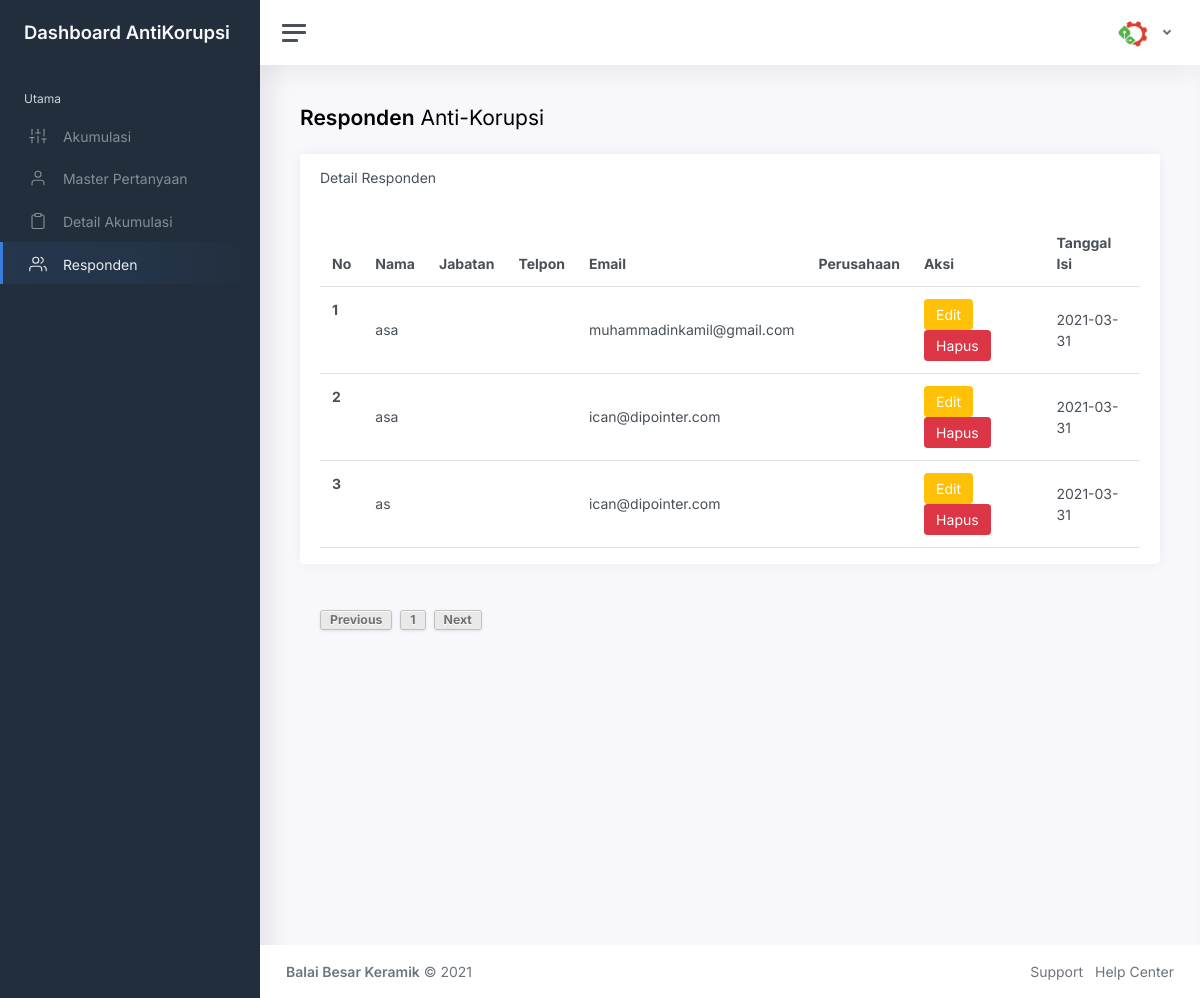
Before: /responden.php with the older database file.
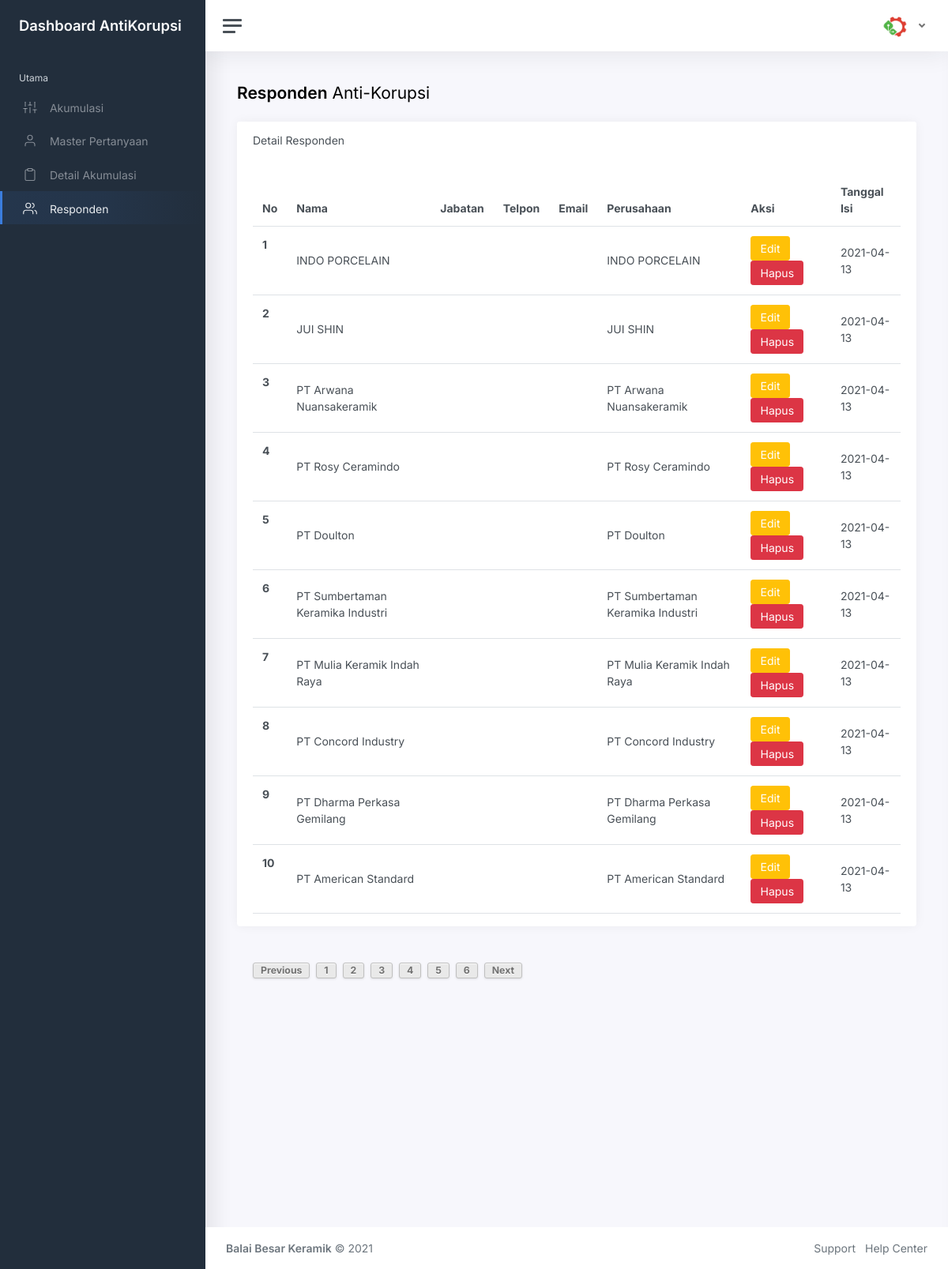
After: the same page with the newer database file.
### tables this page shows
CREATE TABLE `responden` (
  `idResponden` varchar(255) NOT NULL,
  `namaResponden` varchar(255) NOT NULL,
  `profesiResponden` varchar(255) DEFAULT NULL,
  `phoneResponden` varchar(255) NOT NULL,
  `emailResponden` varchar(255) NOT NULL,
  `perusahaanResponden` varchar(255) DEFAULT NULL,
  `dateCreate` date NOT NULL
);

### koneksi.php (called while the page is built, shortened)
<?php
$servername = "localhost";
$username = "root";
$password = "merdeka";
$db ="korupsi";
$conn = mysqli_connect($servername, $username, $password, $db);
function queryResponden(){
	global $conn;
		$ambil = mysqli_query($conn,"SELECT * FROM responden");
		return $ambil;
}
function limitResponden($halaman_awal, $batas){
	global $conn;
		$ambil = mysqli_query($conn,"select * from responden limit $halaman_awal, $batas");
		return $ambil;
}
?>

### responden.php (the view, shortened to what this page needs)
<?php
require_once "koneksi.php";
		$dataPakan= getResponden();
		$dataJumlah= queryResponden();
    $no = 1;
	$batas = 10;
	$halaman = isset($_GET['halaman'])?(int)$_GET['halaman'] : 1;
	$halaman_awal = ($halaman>1) ? ($halaman * $batas) - $batas : 0;
	$previous = $halaman - 1;
	$next = $halaman + 1;
	$jumlah_data = mysqli_num_rows($dataJumlah);
	$total_halaman = ceil($jumlah_data/$batas);
	$limitData=limitResponden($halaman_awal, $batas);
?>
<!DOCTYPE html>
<html lang="en">
<head>
	<link href="css/app.css" rel="stylesheet">
	<link rel="stylesheet" href="//code.jquery.com/ui/1.12.1/themes/base/jquery-ui.css">
</head>
<body>
	<div class="wrapper">
		<nav id="sidebar" class="sidebar">
			<div class="sidebar-content js-simplebar">
				<a class="sidebar-brand" href="index.html">
          <span class="align-middle">Dashboard AntiKorupsi</span>
        </a>
				<ul class="sidebar-nav">
					<li class="sidebar-header">
						Utama
					</li>
					<li class="sidebar-item">
						<a class="sidebar-link" href="akumulasi.php">
              <i class="align-middle" data-feather="sliders"></i> <span class="align-middle">Akumulasi</span>
            </a>
					</li>
					<li class="sidebar-item">
						<a class="sidebar-link" href="pertanyaan.php">
              <i class="align-middle" data-feather="user"></i> <span class="align-middle">Master Pertanyaan</span>
            </a>
					</li>
					<li class="sidebar-item">
						<a class="sidebar-link" href="detail-akumulasi.php">
              <i class="align-middle" data-feather="clipboard"></i> <span class="align-middle">Detail Akumulasi</span>
            </a>
					</li>
					<li class="sidebar-item active">
						<a class="sidebar-link" href="responden.php">
              <i class="align-middle" data-feather="users"></i> <span class="align-middle">Responden</span>
            </a>
					</li>
			</div>
		</nav>
		<div class="main">
			<nav class="navbar navbar-expand navbar-light navbar-bg">
				<a class="sidebar-toggle d-flex">
          <i class="hamburger align-self-center"></i>
        </a>
				<div class="navbar-collapse collapse">
					<ul class="navbar-nav navbar-align">
						<li class="nav-item dropdown">
							<a class="nav-link dropdown-toggle d-none d-sm-inline-block" href="#" data-bs-toggle="dropdown">
                <img src="img/avatars/avatar.jpg" class="avatar img-fluid rounded me-1" alt="Charles Hall" /> <span class="text-dark"><?php echo $_SESSION['username'];?></span>
              </a>
						</li>
					</ul>
				</div>
			</nav>
			<main class="content">
				<div class="container-fluid p-0">
					<div class="row mb-2 mb-xl-3">
						<div class="col-auto d-none d-sm-block">
							<h3><strong>Responden</strong> Anti-Korupsi</h3>
						</div>
					</div>
					<div class="row">
						<div class="col-xl-12 col-xxl-12">
							<div class="card flex-fill w-100">
								<div class="card-header">
									<h5 class="card-title mb-0">Detail Responden</h5>
								</div>
								<div class="card-body py-3">
									<div class="table-responsive">
										<table class="table table-hover my-0 mx-0">
											<thead>
												<tr>
													<th>No</th>
													<th>Nama</th>
													<th>Jabatan</th>
													<th>Telpon</th>
													<th>Email</th>
													<th>Perusahaan</th>
													<th>Aksi</th>
													<th>Tanggal Isi</th>
												</tr>
											</thead>
											<tbody>
									<?php
		  if(!isset($dataPakan)){
			  echo "<h2 class='text-center'> Belum ada data</h2>";
		  }else{
while($row=mysqli_fetch_array($limitData)){
 ?>
    <tr>
      <th><?php print($no++); ?></th>
      <td><?php print($row['namaResponden']);?></td>
      <td><?php print($row['profesiResponden']); ?></td>
      <td><?php print($row['telponResponden']); ?></td>
      <td><?php print($row['emailResponden']); ?></td>
      <td><?php print($row['perusahaanResponden']); ?></td>
	  <td><button type="button" id="<?php print($row['idResponden'])?>" class="ubah-responden btn btn-warning" data-toggle="modal" data-target="#editModal"><i class="edit align-self-center"></i> Edit</button>
	  <button type="button" id="<?php print($row['idResponden'])?>" class="hapus-responden btn btn-danger" data-toggle="modal" data-target="#hapusModal"><i class="delete align-self-center"></i> Hapus</button></td>
	  <td><?php print($row['dateCreate']); ?></td>
    </tr>
		  <?php }
		  }?>
									</tbody>
										</table>
									</div>
								</div>
							</div>
							<div class="pagination">
		  <a class="page" <?php if($halaman > 1){ echo "href='?halaman=$previous'"; } ?>>Previous</a><?php
				for($x=1;$x<=$total_halaman;$x++){
					?>
					<a class="page" href="?halaman=<?php echo $x ?>"><?php echo $x; ?></a>
					<?php
				}
				?>	<a class="page" <?php if($halaman < $total_halaman) { echo "href='?halaman=$next'"; } ?>>Next</a>
	</div>
						</div>
					</div>
				</div>
			</main>
			<footer class="footer">
				<div class="container-fluid">
					<div class="row text-muted">
						<div class="col-6 text-start">
							<p class="mb-0">
								<a href="index.html" class="text-muted"><strong>Balai Besar Keramik</strong></a> &copy; <?php print_r(date('Y'));?>
							</p>
						</div>
						<div class="col-6 text-end">
							<ul class="list-inline">
								<li class="list-inline-item">
									<a class="text-muted" href="#">Support</a>
								</li>
								<li class="list-inline-item">
									<a class="text-muted" href="#">Help Center</a>
								</li>
							</ul>
						</div>
					</div>
				</div>
			</footer>
		</div>
	</div>
</body>
</html>

Changed rows visible on the page:
removed responden: namaResponden "asa", emailResponden "muhammadinkamil@gmail.com", dateCreate "2021-03-31"
removed responden: namaResponden "asa", emailResponden "ican@dipointer.com", dateCreate "2021-03-31"
removed responden: namaResponden "as", emailResponden "ican@dipointer.com", dateCreate "2021-03-31"
added responden: namaResponden "INDO PORCELAIN", perusahaanResponden "INDO PORCELAIN", dateCreate "2021-04-13"
added responden: namaResponden "JUI SHIN", perusahaanResponden "JUI SHIN", dateCreate "2021-04-13"
added responden: namaResponden "PT Arwana Nuansakeramik", perusahaanResponden "PT Arwana Nuansakeramik", dateCreate "2021-04-13"
added responden: namaResponden "PT Rosy Ceramindo", perusahaanResponden "PT Rosy Ceramindo", dateCreate "2021-04-13"
added responden: namaResponden "PT Doulton", perusahaanResponden "PT Doulton", dateCreate "2021-04-13"
added responden: namaResponden "PT Sumbertaman Keramika Industri", perusahaanResponden "PT Sumbertaman Keramika Industri", dateCreate "2021-04-13"
added responden: namaResponden "PT Mulia Keramik Indah Raya", perusahaanResponden "PT Mulia Keramik Indah Raya", dateCreate "2021-04-13"
added responden: namaResponden "PT Concord Industry", perusahaanResponden "PT Concord Industry", dateCreate "2021-04-13"
added responden: namaResponden "PT Dharma Perkasa Gemilang", perusahaanResponden "PT Dharma Perkasa Gemilang", dateCreate "2021-04-13"
added responden: namaResponden "PT American Standard", perusahaanResponden "PT American Standard", dateCreate "2021-04-13"
Other visible differences:
new list line: "2"
new list line: "3"
new list line: "4"
new list line: "5"
new list line: "6"
